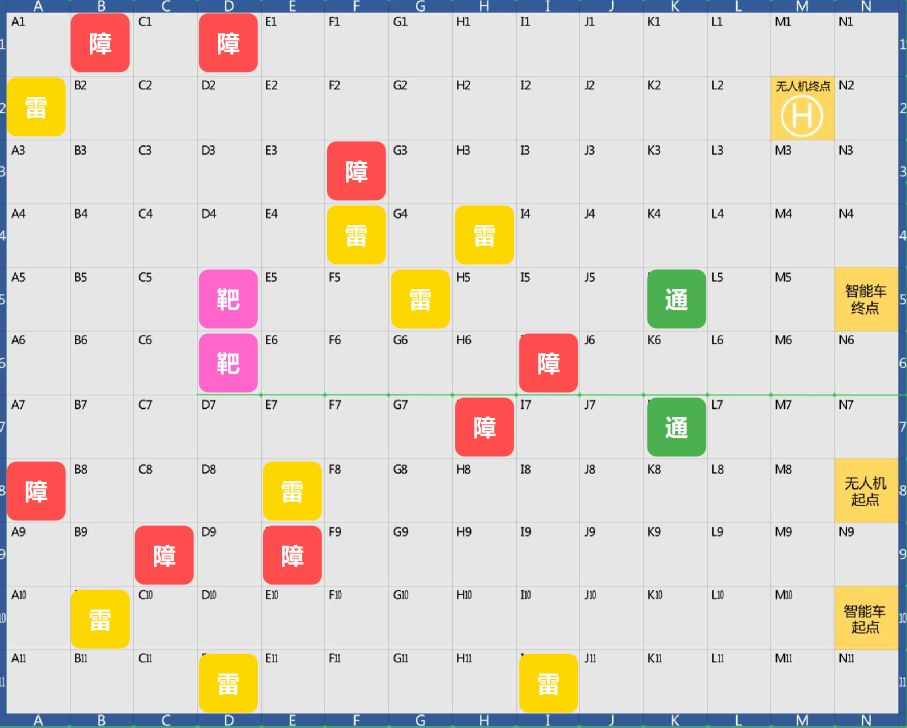
#> input picture _tmp_session/t40_map_parse/map_new.png, 1814 x 1456 px, found by its file name (shown at 1/2 size)
$ python parse_v1.py
#> lines starting #> are read from the running program, lines starting #| are printed output that depends on the picture; after the words box and inside, x2 and y2 are one past the last pixel; in counts of white or black regions, pixels touching at a corner belong together

from PIL import Image
import numpy as np
from collections import Counter, deque
import json

SRC = r"D:\User\Desktop\比赛存档\v1\_tmp_session\t40_map_parse\map_new.png"
im = Image.open(SRC).convert("RGB")
#> im is the input picture: PIL image 1814x1456 RGB; mean R, G, B 219.2, 212.1, 204.1
a = np.asarray(im).astype(np.int32)
h, w, _ = a.shape
#> h = 1456; w = 1814
print("SIZE", w, h)
#| SIZE 1814 1456
print("TOPCOLORS", Counter(map(tuple, a[::7,::7].reshape(-1,3))).most_common(12))
#> (printed output is left out)

R,G,B = a[:,:,0],a[:,:,1],a[:,:,2]
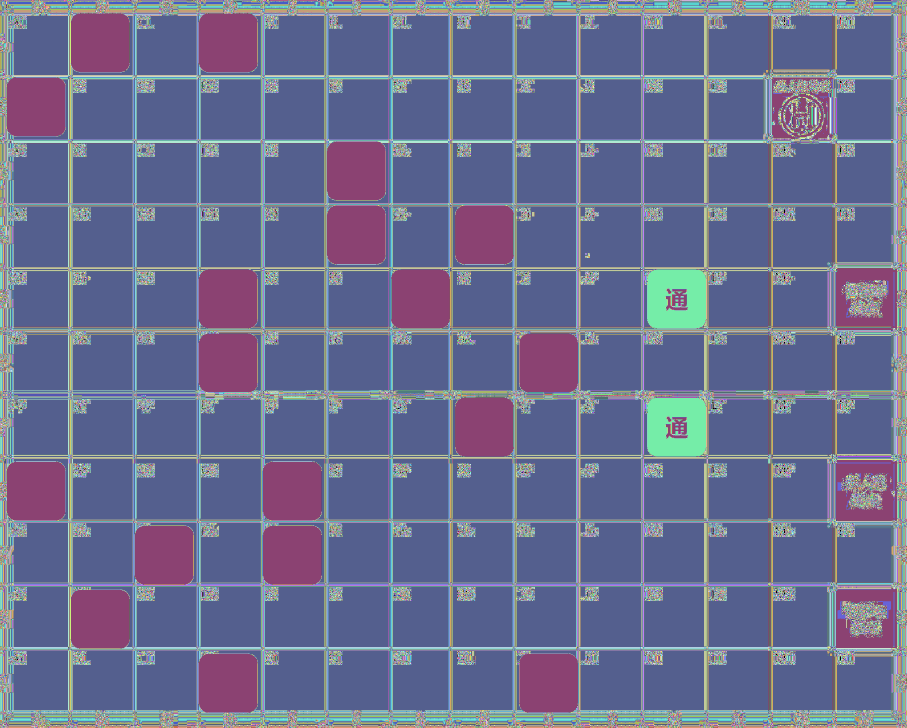
#> R: shape (1456, 1814) int32 (shown at 1/2 size); 256 distinct labels, from 0 to 255; one colour per label, 0 black
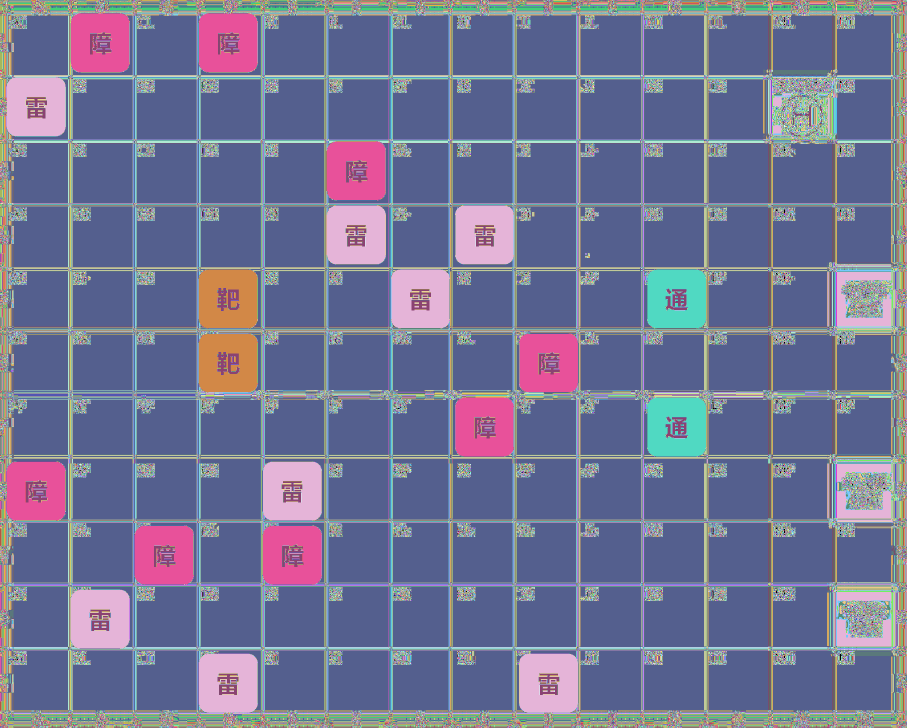
#> G: shape (1456, 1814) int32 (shown at 1/2 size); 256 distinct labels, from 0 to 255; one colour per label, 0 black
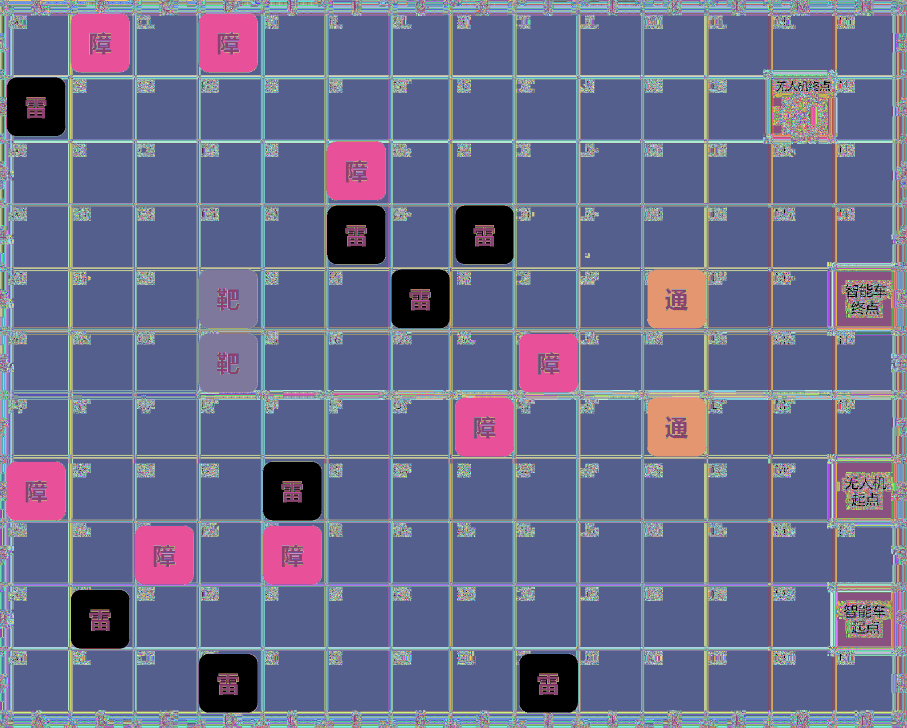
#> B: shape (1456, 1814) int32 (shown at 1/2 size); 256 distinct labels, from 0 to 255; one colour per label, 0 black
def bbox(mask,name):
    ys,xs=np.nonzero(mask)
    if len(xs)==0: print(name,"EMPTY"); return None
    bb=(int(xs.min()),int(ys.min()),int(xs.max()),int(ys.max()))
    print(name,"count",len(xs),"bbox",bb); return bb

# candidate masks
bg   = (np.abs(R-242)<=4)&(np.abs(G-242)<=4)&(np.abs(B-242)<=4)
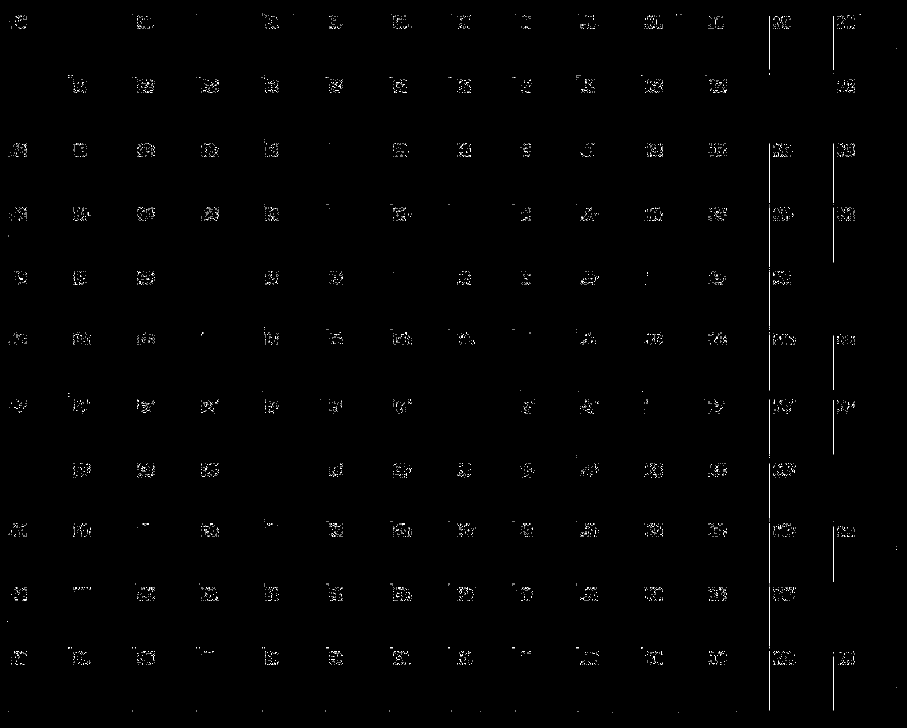
#> bg: shape (1456, 1814) bool (shown at 1/2 size); 0.46% white in thin lines or dots
bbox(bg,"BG242")
#> in bbox, `ys,xs=np.nonzero(mask)`: ys = 12159 values from 27 to 1424; xs = 12159 values, max 1793 at index 891, min 15 at index 10732, mean 998.9
#> in bbox, `bb=(int(xs.min()),int(ys.min()),int(xs.max()),int(ys.max()))`: bb = (15, 27, 1793, 1424)
#| BG242 count 12159 bbox (15, 27, 1793, 1424)
red  = (R>200)&(G<110)&(B<110)
#> red: shape (1456, 1814) bool; 3.6% white; 64 white regions (45 under 20 px), largest, box (x1, y1, x2, y2) and area: (910, 795, 1028, 913) 12003, (1039, 667, 1156, 785) 11926, (526, 1052, 643, 1169) 11873
mag  = (R>200)&(G>70)&(G<190)&(B>150)
#> mag: shape (1456, 1814) bool; 0.99% white; 320 white regions (302 under 20 px), largest, box (x1, y1, x2, y2) and area: (398, 667, 516, 785) 12324, (398, 539, 516, 657) 12321, (387, 1068, 388, 1152) 84
grn  = (G>100)&(R<120)&(B<140)
#> grn: shape (1456, 1814) bool; 1.6% white; 1885 white regions (1868 under 20 px), largest, box (x1, y1, x2, y2) and area: (1295, 539, 1412, 657) 11945, (1295, 795, 1412, 913) 11944, (0, 477, 1814, 1456) 10704
yel  = (R>215)&(G>150)&(B<130)
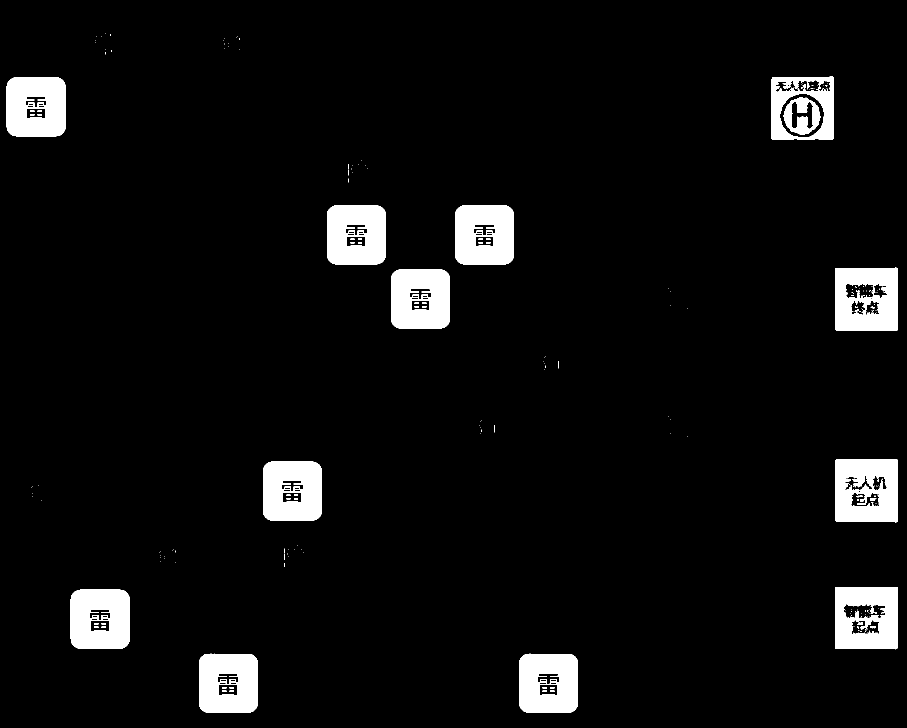
#> yel: shape (1456, 1814) bool (shown at 1/2 size); 5.7% white; 212 white regions (162 under 20 px), largest, box (x1, y1, x2, y2) and area: (1670, 918, 1796, 1045) 13483, (1670, 535, 1796, 662) 13074, (1670, 1174, 1796, 1299) 12800
bbox(red,"RED"); bbox(mag,"MAG"); bbox(grn,"GRN"); bbox(yel,"YEL")
#| RED count 95894 bbox (14, 27, 1155, 1168)
#| MAG count 26222 bbox (13, 26, 1695, 1168)
#| GRN count 41858 bbox (0, 0, 1813, 1455)
#| YEL count 150212 bbox (13, 66, 1795, 1425)

def ds(mask,k=4):
    hh=mask.shape[0]//k*k; ww=mask.shape[1]//k*k
    m=mask[:hh,:ww].reshape(hh//k,k,ww//k,k)
    return (m.mean(axis=(1,3))>0.6)

def comps(mask,k=4,minpx=20):
    m=ds(mask,k); H,W=m.shape; lab=np.zeros((H,W),np.int8); out=[]
    for y in range(H):
        for x in range(W):
            if m[y,x] and not lab[y,x]:
                q=deque([(y,x)]); lab[y,x]=1; ys=[];xs=[]
                while q:
                    cy,cx=q.popleft(); ys.append(cy); xs.append(cx)
                    for dy,dx in ((1,0),(-1,0),(0,1),(0,-1)):
                        ny,nx=cy+dy,cx+dx
                        if 0<=ny<H and 0<=nx<W and m[ny,nx] and not lab[ny,nx]:
                            lab[ny,nx]=1; q.append((ny,nx))
                if len(xs)>=minpx// (k*k):
                    x0,x1,y0,y1=min(xs)*k,max(xs)*k,min(ys)*k,max(ys)*k
                    reg=a[y0:y1+1,x0:x1+1].reshape(-1,3).mean(axis=0)
                    out.append(dict(cx=(x0+x1)/2, cy=(y0+y1)/2, w=x1-x0, h=y1-y0, n=len(xs), rgb=[round(v) for v in reg]))
    return out

for name,mask in (("RED",red),("MAG",mag),("GRN",grn),("YEL",yel)):
    cs=comps(mask)
    print("==",name,len(cs))
    for c in sorted(cs,key=lambda c:-c["w"]*c["h"]):
        print("  ",json.dumps(c))
#> this loop made 4 passes
#> name on passes 1 to 4: 'RED', 'MAG', 'GRN', 'YEL'
#> (printed output is left out)
#> pass 1, in comps, `m = ds(mask, k)`:
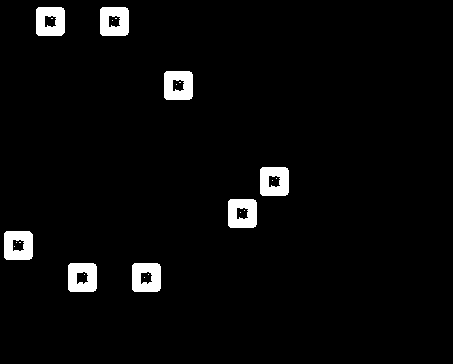
#> m: shape (364, 453) bool; 3.5% white; 23 white regions (15 under 20 px), largest, box (x1, y1, x2, y2) and area: (68, 263, 97, 292) 725, (132, 263, 161, 292) 725, (100, 7, 129, 36) 724
#> pass 3, in comps (call 3), `m = ds(mask, k)`:
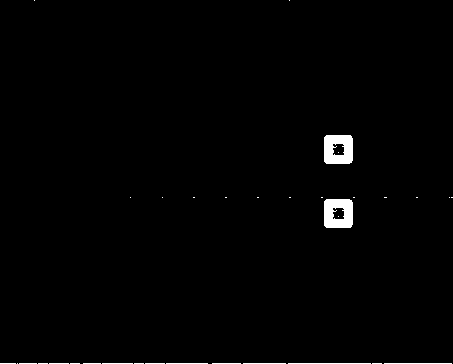
#> m: shape (364, 453) bool; 1.1% white; 34 white regions (24 under 20 px), largest, box (x1, y1, x2, y2) and area: (324, 135, 353, 164) 719, (324, 199, 353, 228) 719, (288, 363, 371, 364) 83
